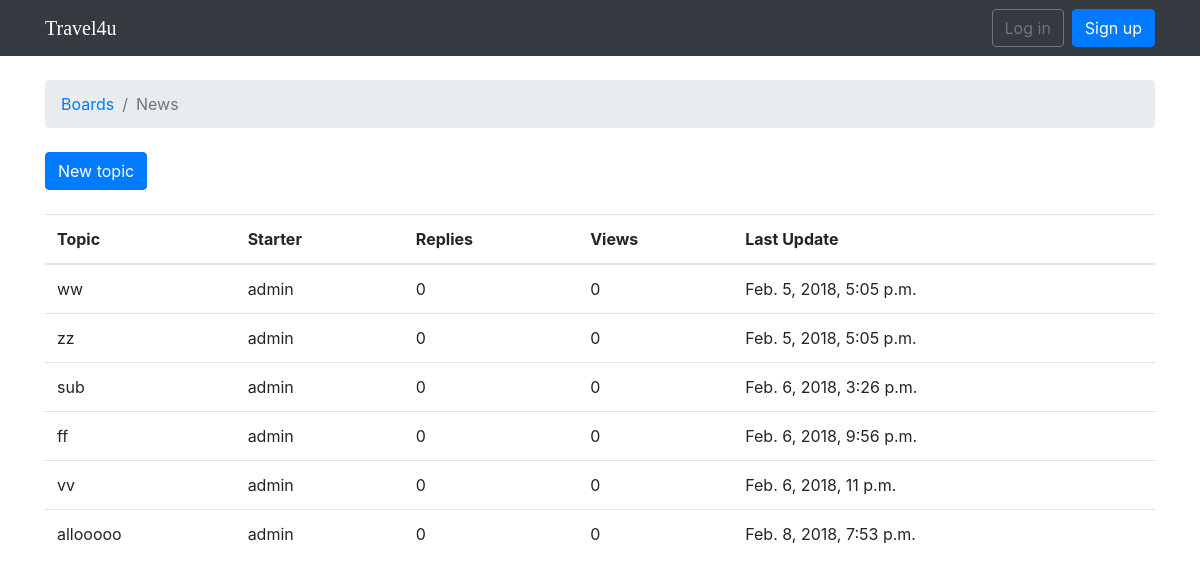
The app's page /boards/1/ with its own data.
### forum/models.py (models this page shows, shortened)
class Board(models.Model):
    name = models.CharField(max_length=30, unique=True)
    description = models.CharField(max_length=100)

class Topic(models.Model):
    subject = models.CharField(max_length=255)
    last_updated = models.DateTimeField(auto_now_add=True)
    board = models.ForeignKey(Board, on_delete = models.CASCADE, related_name = 'topics')
    starter = models.ForeignKey(User,on_delete = models.CASCADE, related_name='topics')

### forum/views.py (the view)
# urls.py: url(r'^boards/(?P<pk>\d+)/$', views.board_topics, name='board_topics'),
def board_topics(request, pk):
    board = get_object_or_404(Board, pk=pk)
    return render(request, 'topics.html', {'board': board})

### templates/topics.html (shortened to what this page needs)
{% extends 'base.html' %}
{% block breadcrumb %}
  <li class="breadcrumb-item"><a href="{% url 'home' %}">Boards</a></li>
  <li class="breadcrumb-item active">{{ board.name }}</li>
{% endblock %}
{% block content %}
<div class="mb-4">
  <a href="{% url 'new_topic' board.pk %}" class="btn btn-primary">New topic</a>
</div>
  <table class="table">
    <thead class="thead-inverse">
      <tr>
        <th>Topic</th>
        <th>Starter</th>
        <th>Replies</th>
        <th>Views</th>
        <th>Last Update</th>
      </tr>
    </thead>
    <tbody>
      {% for topic in board.topics.all %}
        <tr>
          <td>{{ topic.subject }}</td>
          <td>{{ topic.starter.username }}</td>
          <td>0</td>
          <td>0</td>
          <td>{{ topic.last_updated }}</td>
        </tr>
      {% endfor %}
    </tbody>
  </table>
{% endblock %}

### templates/base.html (shortened to what this page needs)
{% load static %}<!DOCTYPE html>
<html>
  <head>
    <link rel="stylesheet" href="{% static 'css/bootstrap.min.css' %}">
    <link rel="stylesheet" href="{% static 'css/app.css' %}">
  </head>
  <body>
    {% block body %}
    <nav class="navbar navbar-expand-sm navbar-dark bg-dark">
    <div class="container">
      <a class="navbar-brand" href="{% url 'home' %}">Travel4u</a>
      <div class="collapse navbar-collapse" id="mainMenu">
        {% if user.is_authenticated %}
          <ul class="navbar-nav ml-auto">
            <li class="nav-item dropdown">
              <a class="nav-link dropdown-toggle" href="#" id="userMenu" data-toggle="dropdown" aria-haspopup="true" aria-expanded="false">
                {{ user.username }}
              </a>
              <div class="dropdown-menu dropdown-menu-right" aria-labelledby="userMenu">
                <a class="dropdown-item" href="#">My account</a>
                <a class="dropdown-item" href="#">Change password</a>
                <div class="dropdown-divider"></div>
                <a class="dropdown-item" href="{% url 'logout' %}">Log out</a>
              </div>
            </li>
          </ul>
        {% else %}
          <form class="form-inline ml-auto">
            <a href="{% url 'login' %}" class="btn btn-outline-secondary">Log in</a>
            <a href="{% url 'signup' %}" class="btn btn-primary ml-2">Sign up</a>
          </form>
        {% endif %}
      </div>
    </div>
  </nav>
  <div class="container">
    <ol class="breadcrumb my-4">
      {% block breadcrumb %}
      {% endblock %}
    </ol>
    {% block content %}
    {% endblock %}
  </div>
{% endblock body %}
  </body>
</html>

### static/css/app.css (style rules this page uses)
.navbar-brand { font-family: 'Alfa Slab One', cursive; }

### records on screen
Board: name "News"
Topic: subject "ww", starter.username "admin", last_updated "Feb. 5, 2018, 5:05 p.m."
Topic: subject "zz", starter.username "admin", last_updated "Feb. 5, 2018, 5:05 p.m."
Topic: subject "sub", starter.username "admin", last_updated "Feb. 6, 2018, 3:26 p.m."
Topic: subject "ff", starter.username "admin", last_updated "Feb. 6, 2018, 9:56 p.m."
Topic: subject "vv", starter.username "admin", last_updated "Feb. 6, 2018, 11 p.m."
Topic: subject "allooooo", starter.username "admin", last_updated "Feb. 8, 2018, 7:53 p.m."
